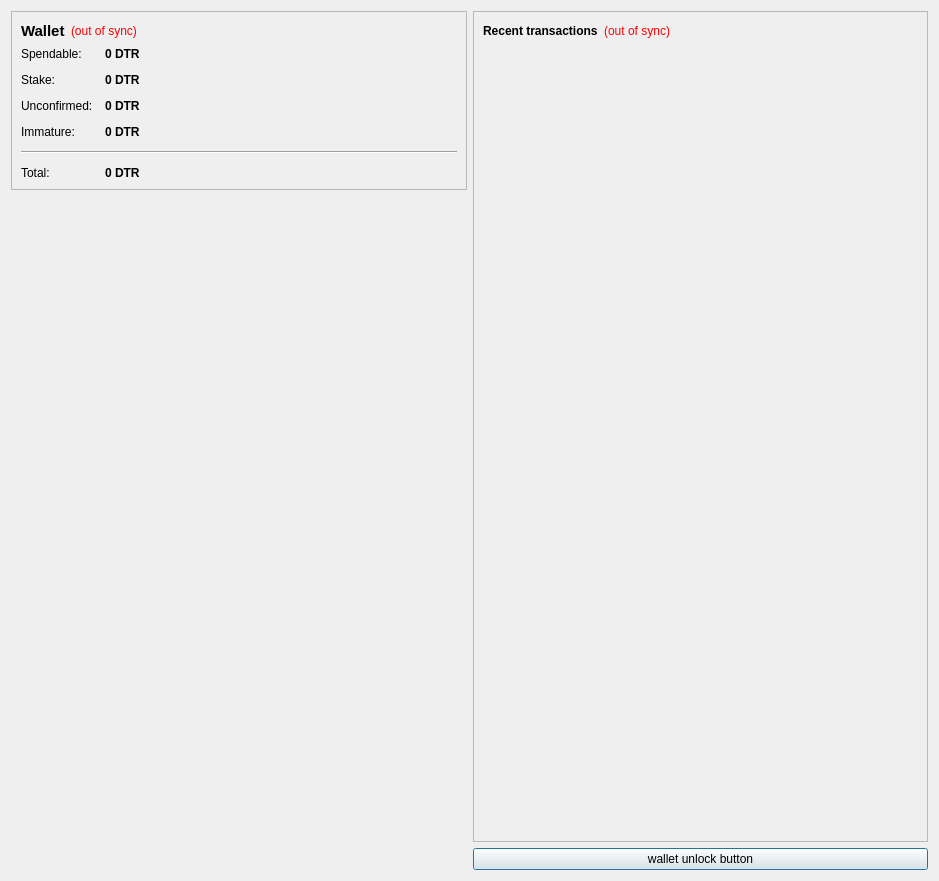
<?xml version="1.0" encoding="UTF-8"?>
<ui version="4.0">
 <class>OverviewPage</class>
 <widget class="QWidget" name="OverviewPage">
  <property name="geometry">
   <rect>
    <x>0</x>
    <y>0</y>
    <width>939</width>
    <height>881</height>
   </rect>
  </property>
  <property name="windowTitle">
   <string>Form</string>
  </property>
  <layout class="QHBoxLayout" name="horizontalLayout" stretch="0,0">
   <item>
    <layout class="QVBoxLayout" name="verticalLayout_2">
     <item>
      <widget class="QFrame" name="frame">
       <property name="frameShape">
        <enum>QFrame::StyledPanel</enum>
       </property>
       <property name="frameShadow">
        <enum>QFrame::Raised</enum>
       </property>
       <layout class="QVBoxLayout" name="verticalLayout_4">
        <item>
         <layout class="QHBoxLayout" name="horizontalLayout_4">
          <item>
           <widget class="QLabel" name="label_5">
            <property name="font">
             <font>
              <pointsize>11</pointsize>
              <weight>75</weight>
              <bold>true</bold>
             </font>
            </property>
            <property name="text">
             <string>Wallet</string>
            </property>
           </widget>
          </item>
          <item>
           <widget class="QLabel" name="labelWalletStatus">
            <property name="toolTip">
             <string>The displayed information may be out of date. Your wallet automatically synchronizes with the dTaler network after a connection is established, but this process has not completed yet.</string>
            </property>
            <property name="styleSheet">
             <string notr="true">QLabel { color: red; }</string>
            </property>
            <property name="text">
             <string notr="true">(out of sync)</string>
            </property>
            <property name="alignment">
             <set>Qt::AlignLeading|Qt::AlignLeft|Qt::AlignVCenter</set>
            </property>
           </widget>
          </item>
          <item>
           <spacer name="horizontalSpacer_2">
            <property name="orientation">
             <enum>Qt::Horizontal</enum>
            </property>
            <property name="sizeHint" stdset="0">
             <size>
              <width>40</width>
              <height>20</height>
             </size>
            </property>
           </spacer>
          </item>
         </layout>
        </item>
        <item>
         <layout class="QFormLayout" name="formLayout_2">
          <property name="fieldGrowthPolicy">
           <enum>QFormLayout::AllNonFixedFieldsGrow</enum>
          </property>
          <property name="horizontalSpacing">
           <number>12</number>
          </property>
          <property name="verticalSpacing">
           <number>12</number>
          </property>
          <item row="0" column="0">
           <widget class="QLabel" name="label">
            <property name="text">
             <string>Spendable:</string>
            </property>
           </widget>
          </item>
          <item row="0" column="1">
           <widget class="QLabel" name="labelBalance">
            <property name="font">
             <font>
              <weight>75</weight>
              <bold>true</bold>
             </font>
            </property>
            <property name="cursor">
             <cursorShape>IBeamCursor</cursorShape>
            </property>
            <property name="toolTip">
             <string>Your current spendable balance</string>
            </property>
            <property name="text">
             <string notr="true">0 DTR</string>
            </property>
            <property name="textInteractionFlags">
             <set>Qt::LinksAccessibleByMouse|Qt::TextSelectableByKeyboard|Qt::TextSelectableByMouse</set>
            </property>
           </widget>
          </item>
          <item row="1" column="0">
           <widget class="QLabel" name="label_6">
            <property name="text">
             <string>Stake:</string>
            </property>
           </widget>
          </item>
          <item row="1" column="1">
           <widget class="QLabel" name="labelStake">
            <property name="font">
             <font>
              <weight>75</weight>
              <bold>true</bold>
             </font>
            </property>
            <property name="cursor">
             <cursorShape>IBeamCursor</cursorShape>
            </property>
            <property name="toolTip">
             <string>Total of coins that was staked, and do not yet count toward the current balance</string>
            </property>
            <property name="text">
             <string notr="true">0 DTR</string>
            </property>
            <property name="textInteractionFlags">
             <set>Qt::LinksAccessibleByMouse|Qt::TextSelectableByKeyboard|Qt::TextSelectableByMouse</set>
            </property>
           </widget>
          </item>
          <item row="2" column="0">
           <widget class="QLabel" name="label_3">
            <property name="text">
             <string>Unconfirmed:</string>
            </property>
           </widget>
          </item>
          <item row="2" column="1">
           <widget class="QLabel" name="labelUnconfirmed">
            <property name="font">
             <font>
              <weight>75</weight>
              <bold>true</bold>
             </font>
            </property>
            <property name="cursor">
             <cursorShape>IBeamCursor</cursorShape>
            </property>
            <property name="toolTip">
             <string>Total of transactions that have yet to be confirmed, and do not yet count toward the current balance</string>
            </property>
            <property name="text">
             <string notr="true">0 DTR</string>
            </property>
            <property name="textInteractionFlags">
             <set>Qt::LinksAccessibleByMouse|Qt::TextSelectableByKeyboard|Qt::TextSelectableByMouse</set>
            </property>
           </widget>
          </item>
          <item row="3" column="0">
           <widget class="QLabel" name="labelImmatureText">
            <property name="text">
             <string>Immature:</string>
            </property>
           </widget>
          </item>
          <item row="3" column="1">
           <widget class="QLabel" name="labelImmature">
            <property name="font">
             <font>
              <weight>75</weight>
              <bold>true</bold>
             </font>
            </property>
            <property name="toolTip">
             <string>Mined balance that has not yet matured</string>
            </property>
            <property name="text">
             <string notr="true">0 DTR</string>
            </property>
            <property name="textInteractionFlags">
             <set>Qt::LinksAccessibleByMouse|Qt::TextSelectableByKeyboard|Qt::TextSelectableByMouse</set>
            </property>
           </widget>
          </item>
          <item row="4" column="0" colspan="2">
           <widget class="Line" name="line">
            <property name="orientation">
             <enum>Qt::Horizontal</enum>
            </property>
           </widget>
          </item>
          <item row="5" column="0">
           <widget class="QLabel" name="labelTotalText">
            <property name="text">
             <string>Total:</string>
            </property>
           </widget>
          </item>
          <item row="5" column="1">
           <widget class="QLabel" name="labelTotal">
            <property name="font">
             <font>
              <weight>75</weight>
              <bold>true</bold>
             </font>
            </property>
            <property name="cursor">
             <cursorShape>IBeamCursor</cursorShape>
            </property>
            <property name="toolTip">
             <string>Your current total balance</string>
            </property>
            <property name="text">
             <string notr="true">0 DTR</string>
            </property>
            <property name="textInteractionFlags">
             <set>Qt::LinksAccessibleByMouse|Qt::TextSelectableByKeyboard|Qt::TextSelectableByMouse</set>
            </property>
           </widget>
          </item>
         </layout>
        </item>
       </layout>
      </widget>
     </item>
     <item>
      <spacer name="verticalSpacer_4">
       <property name="orientation">
        <enum>Qt::Vertical</enum>
       </property>
       <property name="sizeHint" stdset="0">
        <size>
         <width>20</width>
         <height>40</height>
        </size>
       </property>
      </spacer>
     </item>
     <item>
      <widget class="QLabel" name="label_2">
       <property name="text">
        <string/>
       </property>
       <property name="pixmap">
        <pixmap resource="../bitcoin.qrc">:/images/Wallet_Logo</pixmap>
       </property>
       <property name="alignment">
        <set>Qt::AlignCenter</set>
       </property>
      </widget>
     </item>
     <item>
      <spacer name="verticalSpacer">
       <property name="orientation">
        <enum>Qt::Vertical</enum>
       </property>
       <property name="sizeHint" stdset="0">
        <size>
         <width>20</width>
         <height>40</height>
        </size>
       </property>
      </spacer>
     </item>
    </layout>
   </item>
   <item>
    <layout class="QVBoxLayout" name="verticalLayout_3">
     <item>
      <widget class="QFrame" name="frame_2">
       <property name="frameShape">
        <enum>QFrame::StyledPanel</enum>
       </property>
       <property name="frameShadow">
        <enum>QFrame::Raised</enum>
       </property>
       <layout class="QVBoxLayout" name="verticalLayout">
        <item>
         <layout class="QHBoxLayout" name="horizontalLayout_2">
          <item>
           <widget class="QLabel" name="label_4">
            <property name="text">
             <string>&lt;b&gt;Recent transactions&lt;/b&gt;</string>
            </property>
           </widget>
          </item>
          <item>
           <widget class="QLabel" name="labelTransactionsStatus">
            <property name="toolTip">
             <string>The displayed information may be out of date. Your wallet automatically synchronizes with the dTaler network after a connection is established, but this process has not completed yet.</string>
            </property>
            <property name="styleSheet">
             <string notr="true">QLabel { color: red; }</string>
            </property>
            <property name="text">
             <string notr="true">(out of sync)</string>
            </property>
            <property name="alignment">
             <set>Qt::AlignRight|Qt::AlignTrailing|Qt::AlignVCenter</set>
            </property>
           </widget>
          </item>
          <item>
           <spacer name="horizontalSpacer">
            <property name="orientation">
             <enum>Qt::Horizontal</enum>
            </property>
            <property name="sizeHint" stdset="0">
             <size>
              <width>40</width>
              <height>20</height>
             </size>
            </property>
           </spacer>
          </item>
         </layout>
        </item>
        <item>
         <widget class="QListView" name="listTransactions">
          <property name="styleSheet">
           <string notr="true">QListView { background: transparent; }</string>
          </property>
          <property name="frameShape">
           <enum>QFrame::NoFrame</enum>
          </property>
          <property name="verticalScrollBarPolicy">
           <enum>Qt::ScrollBarAlwaysOff</enum>
          </property>
          <property name="horizontalScrollBarPolicy">
           <enum>Qt::ScrollBarAlwaysOff</enum>
          </property>
          <property name="selectionMode">
           <enum>QAbstractItemView::NoSelection</enum>
          </property>
         </widget>
        </item>
       </layout>
      </widget>
     </item>
     <item>
      <widget class="QPushButton" name="unlockWalletButton">
       <property name="sizePolicy">
        <sizepolicy hsizetype="Minimum" vsizetype="Fixed">
         <horstretch>0</horstretch>
         <verstretch>0</verstretch>
        </sizepolicy>
       </property>
       <property name="maximumSize">
        <size>
         <width>16777214</width>
         <height>16777214</height>
        </size>
       </property>
       <property name="toolTip">
        <string/>
       </property>
       <property name="text">
        <string>wallet unlock button</string>
       </property>
       <property name="checkable">
        <bool>false</bool>
       </property>
       <property name="autoDefault">
        <bool>false</bool>
       </property>
       <property name="default">
        <bool>true</bool>
       </property>
       <property name="flat">
        <bool>false</bool>
       </property>
      </widget>
     </item>
    </layout>
   </item>
  </layout>
 </widget>
 <resources>
  <include location="../bitcoin.qrc"/>
 </resources>
 <connections/>
</ui>
